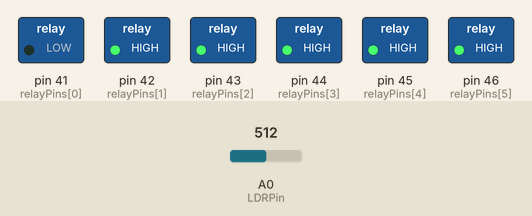
The sketch below on a simulated Arduino Mega 2560, built with avr-gcc and run on an emulated ATmega2560. Parts: switched loads named in the sketch (green lamp = pin HIGH). The inputs (shaded band) are chosen by the test bench; at power-on: A0 (LDRPin) = 512. What the sketch prints to the serial monitor is not drawn.

Above: at 0.1 s.
At 3.1 s:
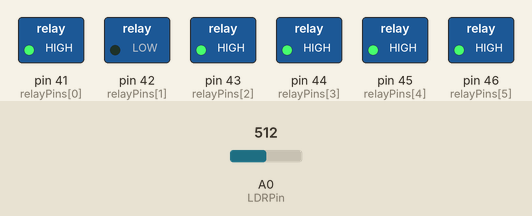
At 9.1 s:
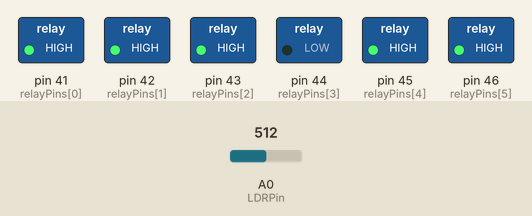
At 18.1 s:
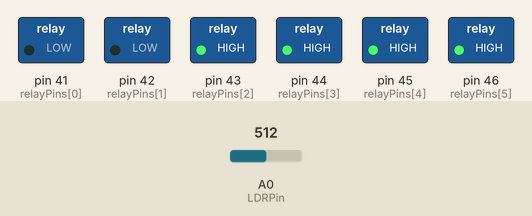
At 27.1 s:
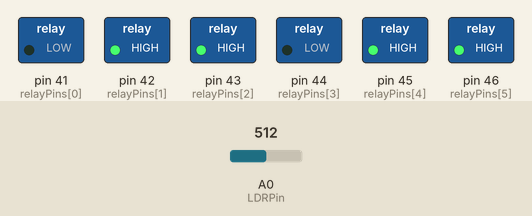
At 36.2 s:
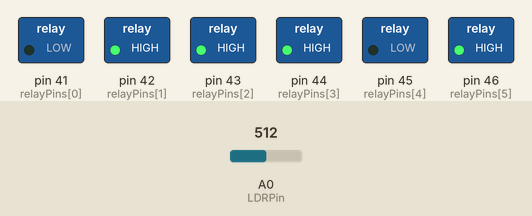
Timing chart, 0 to 40.0 s (numbered marks = the images above):
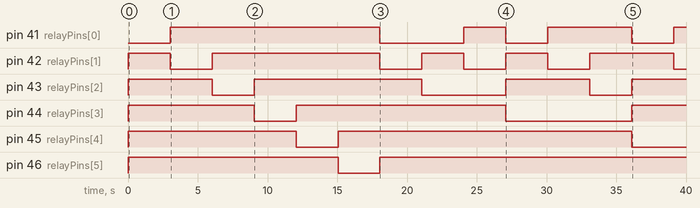

Measured:
- by itself, pin 41 (relayPins[0]): goes HIGH 15.0 s, LOW 6.0 s, HIGH 3.0 s, LOW 3.0 s, HIGH 6.0 s, LOW 3.0 s, then HIGH
- by itself, pin 42 (relayPins[1]): LOW → HIGH at 0.00 s, → LOW 3.0 s later, → HIGH 3.0 s later, → LOW 12.0 s later, … (10 changes in this stretch)
- by itself, pin 43 (relayPins[2]): goes HIGH 6.0 s, LOW 3.0 s, HIGH 12.0 s, LOW 6.0 s, HIGH 6.0 s, LOW 3.0 s, then HIGH
- by itself, pin 44 (relayPins[3]): goes HIGH 9.0 s, LOW 3.0 s, HIGH 15.0 s, LOW 9.0 s, then HIGH
- by itself, pin 45 (relayPins[4]): LOW → HIGH at 0.00 s, → LOW 12.0 s later, → HIGH 3.0 s later, → LOW 21.1 s later
- by itself, pin 46 (relayPins[5]): LOW → HIGH at 0.00 s, → LOW 15.1 s later, → HIGH 3.0 s later

The sketch:

relay_test.ino
```cpp
// Operadores de mascaras de bit
#define TurnOnBit(var, pos)   ((var) |= (1 << pos))
#define TurnOffBit(var, pos)  ((var) &= (1 << pos))
#define IsOnBit(var, pos)     ((var) &  (1 << pos))
#define ToggleBit(var, pos)   ((var) ^= (1 << pos))

const int  A = 1000;     //Resistencia en oscuridad KO
const byte B = 15;        //Resistencia a la luz (10 Lux) KO
const byte Rc = 10;       //Resistencia calibracion KO
const byte LDRPin = A0;   //Pin del LDR

int V;
int ilum;
unsigned char relayPins[6] = {41, 42, 43, 44, 45, 46};

int MedirLuz()
{
    V = analogRead(LDRPin);

    //ilum = ((long)(1024-V)*A*10)/((long)B*Rc*V);    //usar si
    ilum = ((long)V*A*10)/((long)B*Rc*(1024-V));    //usar si

    return ilum;
}

void apagarLuces(int n)
{
  //Apago todas las luces
  for (int j=0; j<n; j++)
    digitalWrite(relayPins[j], HIGH);
}

// Combinaciones de N elementos
void Combinaciones(int n) {

int num=0;

apagarLuces(n);

for(int k = 1; k <= n; k++ )
{
  for( int i = 0; i < (1 << n); i++ )
  {
    // Caja negra para contar los bit activos (solo 32 bits)
    int c = i - ( ( i >> 1 ) & 0x55555555 );
    c = ( c & 0x33333333 ) + ( ( c >> 2 ) & 0x33333333 );
    c = ( ( c + ( c >> 4 ) & 0xF0F0F0F ) * 0x1010101 ) >> 24;

    //Conteo en O(n) mucho mas lento q la caja negra
    //for (j=0,c=0; j<32; j++) if (i & (1<<j)) c++;

    if( c == k )
    {
      // Usar combinación.
      Serial.print("Combination #"); Serial.print(++num); Serial.print(": \t");

      for (int j=0; j<n; j++)
        if (IsOnBit(i,j)){
          //El elemento j+1 pertenece a la combinacion
          digitalWrite(relayPins[j], LOW);
          Serial.print(j+1,DEC); //Serial.print(" ");
        }
        Serial.print("\tLux: ");

       //Aqui hago las mediciones (total 50 mediciones)
       int medition = 0;

       for (int i = 0; i < 50; i++) {
          medition += MedirLuz();
          delay(30);
       }

       //Hago un promedio a 50 mediciones para la misma combinacion
       medition /= 50;

       Serial.println(ilum);

       delay(1500);

       //Apago todas las luces
       apagarLuces(n);
    }
  }
}

}


void setup() {
  // put your setup code here, to run once:
  for (int i = 0; i < 6; i++)
    pinMode(relayPins[i], OUTPUT);
  pinMode(LDRPin, INPUT);

  Serial.begin(9600);
}

void loop() {
  // put your main code here, to run repeatedly:
  /*
  for (int i = 0; i < 6; i++){
    digitalWrite(relayPins[i], HIGH);
    delay(1000);
  }

  for (int i = 0; i < 6; i++){
    digitalWrite(relayPins[i], LOW);
    delay(1000);
  }

  apagarLuces(6);
  delay(5000);
  digitalWrite(relayPins[0], LOW);
  digitalWrite(relayPins[1], LOW);
  delay(10000);
  */

  Serial.println("Inicio del experimiento:");
  Serial.println("------------------------");
 Combinaciones(6);
  Serial.println("------------------------");
  Serial.println("Fin del experimiento:");

}
```
